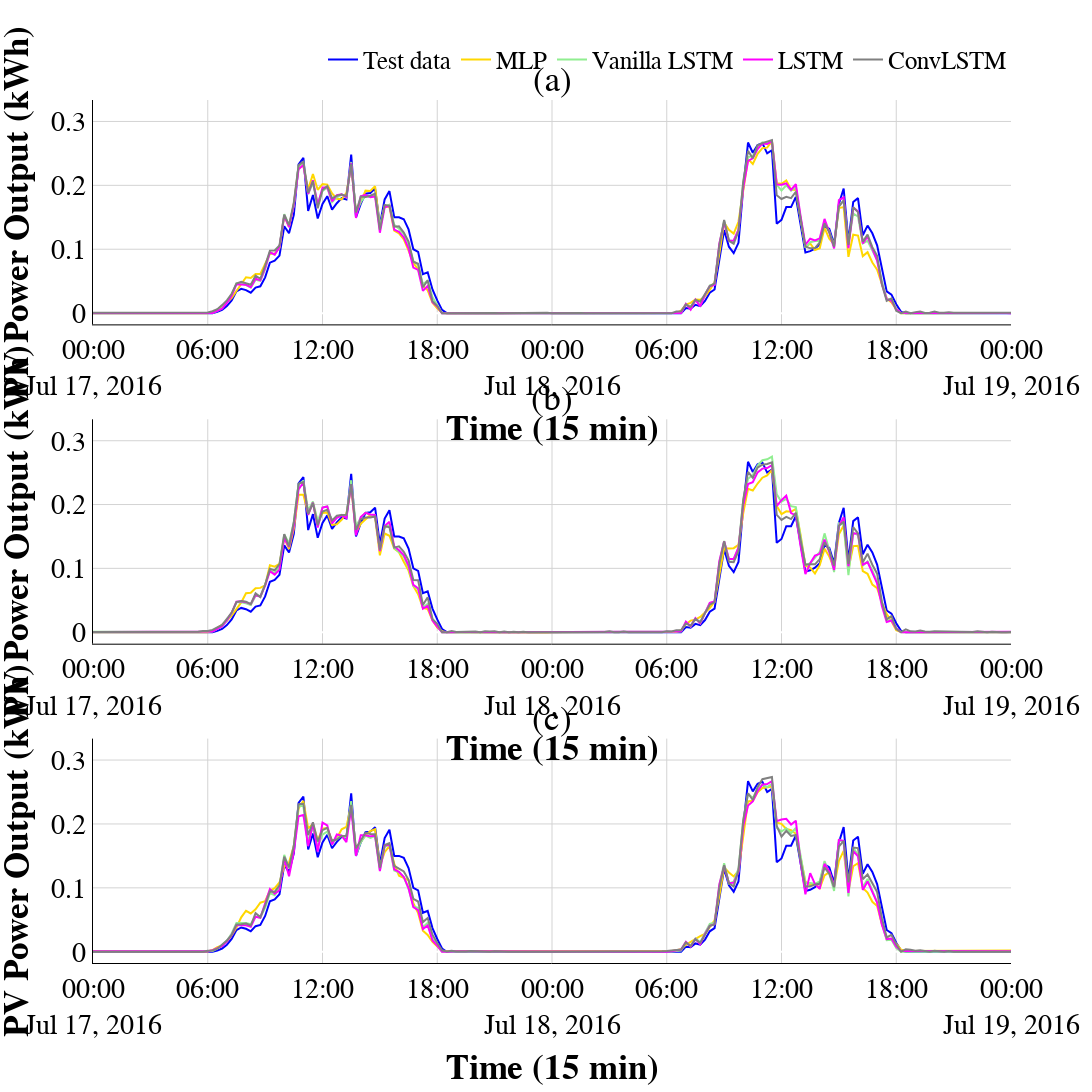

The notebook cell saved with this chart:
### Markdown cell above
# Comparison

### Code cell
figPVCom2 = make_subplots(rows=3, cols=1, vertical_spacing = 0.11, subplot_titles=['(a)','(b)','(c)'])


figPVCom2.append_trace(go.Scatter(y=datosPV_test.KWHD[95:,], x=datosPV_test.index,
                                 mode='lines', line=dict(width=2, color="blue"),
                                 name="Test data"), row=1, col=1)
figPVCom2.append_trace(go.Scatter(y=predictionsMLP[:,0], x=datosPV_test.index,
                                 mode='lines', line=dict(width=2, color="gold"),
                                 name="MLP"), row=1, col=1)
figPVCom2.append_trace(go.Scatter(y=predictionsVLSTM[:,0], x=datosPV_test.index,
                                 mode='lines', line=dict(width=2, color="lightgreen"),
                                 name="Vanilla LSTM"), row=1, col=1)
figPVCom2.append_trace(go.Scatter(y=predictionsLSTM[:,0], x=datosPV_test.index,
                                 mode='lines', line=dict(width=2, color="fuchsia"),
                                 name="LSTM"), row=1, col=1)
figPVCom2.append_trace(go.Scatter(y=predictionsCLSTM[:,0], x=datosPV_test.index,
                                 mode='lines', line=dict(width=2, color="gray"),
                                name="ConvLSTM"), row=1, col=1)


figPVCom2.append_trace(go.Scatter(y=datosPV_test.KWHD[95:,], x=datosPV_test.index,
                                 mode='lines', line=dict(width=2, color="blue"),
                                 name="Test data", showlegend=False), row=2, col=1)
figPVCom2.append_trace(go.Scatter(y=predictionsMLP2[:,0], x=datosPV_test.index,
                                 mode='lines', line=dict(width=2, color="gold"),
                                 name="MLP", showlegend=False), row=2, col=1)
figPVCom2.append_trace(go.Scatter(y=predictionsVLSTM2[:,0], x=datosPV_test.index,
                                 mode='lines', line=dict(width=2, color="lightgreen"),
                                 name="Vanilla LSTM", showlegend=False), row=2, col=1)
figPVCom2.append_trace(go.Scatter(y=predictionsLSTM2[:,0], x=datosPV_test.index,
                                 mode='lines', line=dict(width=2, color="fuchsia"),
                                 name="LSTM", showlegend=False), row=2, col=1)
figPVCom2.append_trace(go.Scatter(y=predictionsCLSTM2[:,0], x=datosPV_test.index,
                                 mode='lines', line=dict(width=2, color="gray"),
                                name="ConvLSTM", showlegend=False), row=2, col=1)


figPVCom2.append_trace(go.Scatter(y=datosPV_test.KWHD[95:,], x=datosPV_test.index,
                                 mode='lines', line=dict(width=2, color="blue"),
                                 name="Test data", showlegend=False), row=3, col=1)
figPVCom2.append_trace(go.Scatter(y=predictionsMLP3[:,0], x=datosPV_test.index,
                                 mode='lines', line=dict(width=2, color="gold"),
                                 name="MLP", showlegend=False), row=3, col=1)
figPVCom2.append_trace(go.Scatter(y=predictionsVLSTM3[:,0], x=datosPV_test.index,
                                 mode='lines', line=dict(width=2, color="lightgreen"),
                                 name="Vanilla LSTM", showlegend=False), row=3, col=1)
figPVCom2.append_trace(go.Scatter(y=predictionsLSTM3[:,0], x=datosPV_test.index,
                                 mode='lines', line=dict(width=2, color="fuchsia"),
                                 name="LSTM", showlegend=False), row=3, col=1)
figPVCom2.append_trace(go.Scatter(y=predictionsCLSTM3[:,0], x=datosPV_test.index,
                                 mode='lines', line=dict(width=2, color="gray"),
                                name="ConvLSTM", showlegend=False), row=3, col=1)



figPVCom2.update_layout(title='',
                      paper_bgcolor='rgba(0,0,0,0)',
                      plot_bgcolor='rgba(0,0,0,0)',
                      width=1500,height=2400,
                      yaxis=dict(color="black"),
                      xaxis=dict(color="black"),
                      font=dict(family="Fira Sans, Condensed", color='black'),
                      legend=dict(orientation="h",yanchor="bottom",y=1.02,xanchor="right",x=1, font_size=25, font_color='black'),
                      showlegend=True)
figPVCom2.update_xaxes(range=['2016-07-17 00:00:00','2016-07-19 00:00:00'])    
figPVCom2.update_xaxes(showline=True, linewidth=1, linecolor='black', gridcolor='lightgray', mirror=False, title_text='<b>Time (15 min)</b>', titlefont_size=35, tickfont_size=28)
figPVCom2.update_yaxes(showline=True, linewidth=1, gridcolor='lightgray', linecolor='black', mirror=False, title_text='<b>PV Power Output (kWh)</b>', titlefont_size=35, tickfont_size=28)
figPVCom2.update_annotations(font=dict(size=35))
#figPVCom2.show()

### Figure 1 — Plotly figure (JSON) as saved in the notebook; plotly's stock layout.template omitted (floating-point values rounded to 4 significant figures; data arrays with more than 128 entries replaced by an {"elided": "..."} marker saying what was removed)
{"data": [{"line": {"color": "blue", "width": 2}, "mode": "lines", "name": "Test data", "type": "scatter", "x": {"elided": "1651 str values"}, "xaxis": "x", "y": {"elided": "1556 float values"}, "yaxis": "y"}, {"line": {"color": "gold", "width": 2}, "mode": "lines", "name": "MLP", "type": "scatter", "x": {"elided": "1651 str values"}, "xaxis": "x", "y": {"elided": "1459 float values"}, "yaxis": "y"}, {"line": {"color": "lightgreen", "width": 2}, "mode": "lines", "name": "Vanilla LSTM", "type": "scatter", "x": {"elided": "1651 str values"}, "xaxis": "x", "y": {"elided": "1459 float values"}, "yaxis": "y"}, {"line": {"color": "fuchsia", "width": 2}, "mode": "lines", "name": "LSTM", "type": "scatter", "x": {"elided": "1651 str values"}, "xaxis": "x", "y": {"elided": "1459 float values"}, "yaxis": "y"}, {"line": {"color": "gray", "width": 2}, "mode": "lines", "name": "ConvLSTM", "type": "scatter", "x": {"elided": "1651 str values"}, "xaxis": "x", "y": {"elided": "1459 float values"}, "yaxis": "y"}, {"line": {"color": "blue", "width": 2}, "mode": "lines", "name": "Test data", "showlegend": false, "type": "scatter", "x": {"elided": "1651 str values"}, "xaxis": "x2", "y": {"elided": "1556 float values"}, "yaxis": "y2"}, {"line": {"color": "gold", "width": 2}, "mode": "lines", "name": "MLP", "showlegend": false, "type": "scatter", "x": {"elided": "1651 str values"}, "xaxis": "x2", "y": {"elided": "1459 float values"}, "yaxis": "y2"}, {"line": {"color": "lightgreen", "width": 2}, "mode": "lines", "name": "Vanilla LSTM", "showlegend": false, "type": "scatter", "x": {"elided": "1651 str values"}, "xaxis": "x2", "y": {"elided": "1459 float values"}, "yaxis": "y2"}, {"line": {"color": "fuchsia", "width": 2}, "mode": "lines", "name": "LSTM", "showlegend": false, "type": "scatter", "x": {"elided": "1651 str values"}, "xaxis": "x2", "y": {"elided": "1459 float values"}, "yaxis": "y2"}, {"line": {"color": "gray", "width": 2}, "mode": "lines", "name": "ConvLSTM", "showlegend": false, "type": "scatter", "x": {"elided": "1651 str values"}, "xaxis": "x2", "y": {"elided": "1459 float values"}, "yaxis": "y2"}, {"line": {"color": "blue", "width": 2}, "mode": "lines", "name": "Test data", "showlegend": false, "type": "scatter", "x": {"elided": "1651 str values"}, "xaxis": "x3", "y": {"elided": "1556 float values"}, "yaxis": "y3"}, {"line": {"color": "gold", "width": 2}, "mode": "lines", "name": "MLP", "showlegend": false, "type": "scatter", "x": {"elided": "1651 str values"}, "xaxis": "x3", "y": {"elided": "1459 float values"}, "yaxis": "y3"}, {"line": {"color": "lightgreen", "width": 2}, "mode": "lines", "name": "Vanilla LSTM", "showlegend": false, "type": "scatter", "x": {"elided": "1651 str values"}, "xaxis": "x3", "y": {"elided": "1459 float values"}, "yaxis": "y3"}, {"line": {"color": "fuchsia", "width": 2}, "mode": "lines", "name": "LSTM", "showlegend": false, "type": "scatter", "x": {"elided": "1651 str values"}, "xaxis": "x3", "y": {"elided": "1459 float values"}, "yaxis": "y3"}, {"line": {"color": "gray", "width": 2}, "mode": "lines", "name": "ConvLSTM", "showlegend": false, "type": "scatter", "x": {"elided": "1651 str values"}, "xaxis": "x3", "y": {"elided": "1459 float values"}, "yaxis": "y3"}], "layout": {"annotations": [{"font": {"size": 35}, "showarrow": false, "text": "(a)", "x": 0.5, "xanchor": "center", "xref": "paper", "y": 1, "yanchor": "bottom", "yref": "paper"}, {"font": {"size": 35}, "showarrow": false, "text": "(b)", "x": 0.5, "xanchor": "center", "xref": "paper", "y": 0.63, "yanchor": "bottom", "yref": "paper"}, {"font": {"size": 35}, "showarrow": false, "text": "(c)", "x": 0.5, "xanchor": "center", "xref": "paper", "y": 0.26, "yanchor": "bottom", "yref": "paper"}], "font": {"color": "black", "family": "Fira Sans, Condensed"}, "height": 2400, "legend": {"font": {"color": "black", "size": 25}, "orientation": "h", "x": 1, "xanchor": "right", "y": 1.02, "yanchor": "bottom"}, "paper_bgcolor": "rgba(0,0,0,0)", "plot_bgcolor": "rgba(0,0,0,0)", "showlegend": true, "title": {"text": ""}, "width": 1500, "xaxis": {"anchor": "y", "color": "black", "domain": [0, 1], "gridcolor": "lightgray", "linecolor": "black", "linewidth": 1, "mirror": false, "range": ["2016-07-17 00:00:00", "2016-07-19 00:00:00"], "showline": true, "tickfont": {"size": 28}, "title": {"font": {"size": 35}, "text": "<b>Time (15 min)</b>"}}, "xaxis2": {"anchor": "y2", "domain": [0, 1], "gridcolor": "lightgray", "linecolor": "black", "linewidth": 1, "mirror": false, "range": ["2016-07-17 00:00:00", "2016-07-19 00:00:00"], "showline": true, "tickfont": {"size": 28}, "title": {"font": {"size": 35}, "text": "<b>Time (15 min)</b>"}}, "xaxis3": {"anchor": "y3", "domain": [0, 1], "gridcolor": "lightgray", "linecolor": "black", "linewidth": 1, "mirror": false, "range": ["2016-07-17 00:00:00", "2016-07-19 00:00:00"], "showline": true, "tickfont": {"size": 28}, "title": {"font": {"size": 35}, "text": "<b>Time (15 min)</b>"}}, "yaxis": {"anchor": "x", "color": "black", "domain": [0.74, 1], "gridcolor": "lightgray", "linecolor": "black", "linewidth": 1, "mirror": false, "showline": true, "tickfont": {"size": 28}, "title": {"font": {"size": 35}, "text": "<b>PV Power Output (kWh)</b>"}}, "yaxis2": {"anchor": "x2", "domain": [0.37, 0.63], "gridcolor": "lightgray", "linecolor": "black", "linewidth": 1, "mirror": false, "showline": true, "tickfont": {"size": 28}, "title": {"font": {"size": 35}, "text": "<b>PV Power Output (kWh)</b>"}}, "yaxis3": {"anchor": "x3", "domain": [0, 0.26], "gridcolor": "lightgray", "linecolor": "black", "linewidth": 1, "mirror": false, "showline": true, "tickfont": {"size": 28}, "title": {"font": {"size": 35}, "text": "<b>PV Power Output (kWh)</b>"}}}}
